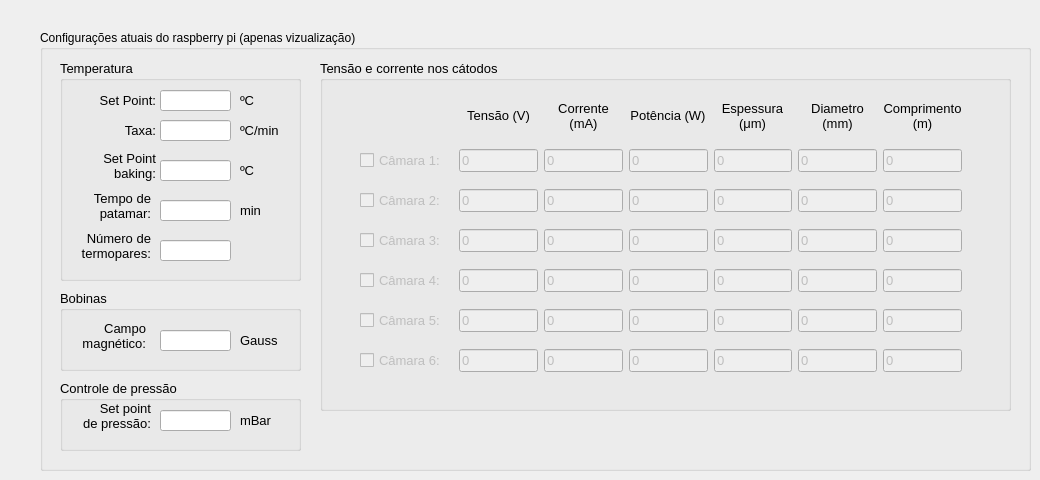
    <widget class="QWidget" name="tab">
     <attribute name="icon">
      <iconset>
       <normaloff>figuras/settings.png</normaloff>figuras/settings.png</iconset>
     </attribute>
     <attribute name="title">
      <string>Configurações atuais</string>
     </attribute>
     <widget class="QGroupBox" name="groupBox_6">
      <property name="enabled">
       <bool>true</bool>
      </property>
      <property name="geometry">
       <rect>
        <x>40</x>
        <y>30</y>
        <width>991</width>
        <height>441</height>
       </rect>
      </property>
      <property name="statusTip">
       <string/>
      </property>
      <property name="title">
       <string>Configurações atuais do raspberry pi (apenas vizualização)</string>
      </property>
      <widget class="QGroupBox" name="groupBox_10">
       <property name="geometry">
        <rect>
         <x>20</x>
         <y>350</y>
         <width>241</width>
         <height>71</height>
        </rect>
       </property>
       <property name="font">
        <font>
         <pointsize>10</pointsize>
        </font>
       </property>
       <property name="title">
        <string>Controle de pressão</string>
       </property>
       <widget class="QLineEdit" name="setPressao">
        <property name="geometry">
         <rect>
          <x>100</x>
          <y>30</y>
          <width>71</width>
          <height>21</height>
         </rect>
        </property>
        <property name="readOnly">
         <bool>true</bool>
        </property>
       </widget>
       <widget class="QLabel" name="label_30">
        <property name="geometry">
         <rect>
          <x>0</x>
          <y>20</y>
          <width>91</width>
          <height>31</height>
         </rect>
        </property>
        <property name="text">
         <string>Set point
 de pressão:</string>
        </property>
        <property name="alignment">
         <set>Qt::AlignRight|Qt::AlignTrailing|Qt::AlignVCenter</set>
        </property>
       </widget>
       <widget class="QLabel" name="label_32">
        <property name="geometry">
         <rect>
          <x>180</x>
          <y>30</y>
          <width>36</width>
          <height>21</height>
         </rect>
        </property>
        <property name="text">
         <string>mBar</string>
        </property>
        <property name="alignment">
         <set>Qt::AlignLeading|Qt::AlignLeft|Qt::AlignVCenter</set>
        </property>
       </widget>
      </widget>
      <widget class="QGroupBox" name="groupBox">
       <property name="geometry">
        <rect>
         <x>20</x>
         <y>30</y>
         <width>241</width>
         <height>221</height>
        </rect>
       </property>
       <property name="font">
        <font>
         <pointsize>10</pointsize>
        </font>
       </property>
       <property name="title">
        <string>Temperatura</string>
       </property>
       <widget class="QLabel" name="label">
        <property name="geometry">
         <rect>
          <x>35</x>
          <y>30</y>
          <width>61</width>
          <height>21</height>
         </rect>
        </property>
        <property name="text">
         <string>Set Point:</string>
        </property>
        <property name="alignment">
         <set>Qt::AlignRight|Qt::AlignTrailing|Qt::AlignVCenter</set>
        </property>
       </widget>
       <widget class="QLineEdit" name="SPtemp">
        <property name="geometry">
         <rect>
          <x>100</x>
          <y>30</y>
          <width>71</width>
          <height>21</height>
         </rect>
        </property>
        <property name="mouseTracking">
         <bool>true</bool>
        </property>
        <property name="frame">
         <bool>true</bool>
        </property>
        <property name="readOnly">
         <bool>true</bool>
        </property>
       </widget>
       <widget class="QLineEdit" name="taxatemp">
        <property name="geometry">
         <rect>
          <x>100</x>
          <y>60</y>
          <width>71</width>
          <height>21</height>
         </rect>
        </property>
        <property name="readOnly">
         <bool>true</bool>
        </property>
       </widget>
       <widget class="QLabel" name="label_2">
        <property name="geometry">
         <rect>
          <x>35</x>
          <y>60</y>
          <width>61</width>
          <height>21</height>
         </rect>
        </property>
        <property name="text">
         <string>Taxa:</string>
        </property>
        <property name="alignment">
         <set>Qt::AlignRight|Qt::AlignTrailing|Qt::AlignVCenter</set>
        </property>
       </widget>
       <widget class="QLabel" name="label_3">
        <property name="geometry">
         <rect>
          <x>180</x>
          <y>30</y>
          <width>20</width>
          <height>21</height>
         </rect>
        </property>
        <property name="text">
         <string>ºC</string>
        </property>
        <property name="alignment">
         <set>Qt::AlignLeading|Qt::AlignLeft|Qt::AlignVCenter</set>
        </property>
       </widget>
       <widget class="QLabel" name="label_4">
        <property name="geometry">
         <rect>
          <x>180</x>
          <y>60</y>
          <width>41</width>
          <height>21</height>
         </rect>
        </property>
        <property name="text">
         <string>ºC/min</string>
        </property>
        <property name="alignment">
         <set>Qt::AlignLeading|Qt::AlignLeft|Qt::AlignVCenter</set>
        </property>
       </widget>
       <widget class="QLineEdit" name="tempoPatamar">
        <property name="geometry">
         <rect>
          <x>100</x>
          <y>140</y>
          <width>71</width>
          <height>21</height>
         </rect>
        </property>
        <property name="readOnly">
         <bool>true</bool>
        </property>
       </widget>
       <widget class="QLabel" name="label_11">
        <property name="geometry">
         <rect>
          <x>30</x>
          <y>130</y>
          <width>61</width>
          <height>31</height>
         </rect>
        </property>
        <property name="text">
         <string>Tempo de
 patamar:</string>
        </property>
        <property name="alignment">
         <set>Qt::AlignRight|Qt::AlignTrailing|Qt::AlignVCenter</set>
        </property>
       </widget>
       <widget class="QLabel" name="label_12">
        <property name="geometry">
         <rect>
          <x>180</x>
          <y>140</y>
          <width>31</width>
          <height>21</height>
         </rect>
        </property>
        <property name="text">
         <string>min</string>
        </property>
        <property name="alignment">
         <set>Qt::AlignLeading|Qt::AlignLeft|Qt::AlignVCenter</set>
        </property>
       </widget>
       <widget class="QLabel" name="label_18">
        <property name="geometry">
         <rect>
          <x>20</x>
          <y>170</y>
          <width>71</width>
          <height>31</height>
         </rect>
        </property>
        <property name="text">
         <string>Número de
 termopares:</string>
        </property>
        <property name="alignment">
         <set>Qt::AlignRight|Qt::AlignTrailing|Qt::AlignVCenter</set>
        </property>
       </widget>
       <widget class="QLineEdit" name="N_termopares">
        <property name="geometry">
         <rect>
          <x>100</x>
          <y>180</y>
          <width>71</width>
          <height>21</height>
         </rect>
        </property>
        <property name="readOnly">
         <bool>true</bool>
        </property>
       </widget>
       <widget class="QLabel" name="label_19">
        <property name="geometry">
         <rect>
          <x>180</x>
          <y>100</y>
          <width>20</width>
          <height>21</height>
         </rect>
        </property>
        <property name="text">
         <string>ºC</string>
        </property>
        <property name="alignment">
         <set>Qt::AlignLeading|Qt::AlignLeft|Qt::AlignVCenter</set>
        </property>
       </widget>
       <widget class="QLabel" name="label_56">
        <property name="geometry">
         <rect>
          <x>35</x>
          <y>90</y>
          <width>61</width>
          <height>31</height>
         </rect>
        </property>
        <property name="text">
         <string>Set Point
baking:</string>
        </property>
        <property name="alignment">
         <set>Qt::AlignRight|Qt::AlignTrailing|Qt::AlignVCenter</set>
        </property>
       </widget>
       <widget class="QLineEdit" name="T_bak">
        <property name="geometry">
         <rect>
          <x>100</x>
          <y>100</y>
          <width>71</width>
          <height>21</height>
         </rect>
        </property>
        <property name="mouseTracking">
         <bool>true</bool>
        </property>
        <property name="frame">
         <bool>true</bool>
        </property>
        <property name="readOnly">
         <bool>true</bool>
        </property>
       </widget>
      </widget>
      <widget class="QGroupBox" name="groupBox_3">
       <property name="geometry">
        <rect>
         <x>20</x>
         <y>260</y>
         <width>241</width>
         <height>81</height>
        </rect>
       </property>
       <property name="font">
        <font>
         <pointsize>10</pointsize>
        </font>
       </property>
       <property name="title">
        <string>Bobinas</string>
       </property>
       <widget class="QLabel" name="label_8">
        <property name="geometry">
         <rect>
          <x>15</x>
          <y>30</y>
          <width>71</width>
          <height>31</height>
         </rect>
        </property>
        <property name="text">
         <string>Campo
magnético:</string>
        </property>
        <property name="alignment">
         <set>Qt::AlignRight|Qt::AlignTrailing|Qt::AlignVCenter</set>
        </property>
       </widget>
       <widget class="QLineEdit" name="CampoBobina">
        <property name="geometry">
         <rect>
          <x>100</x>
          <y>40</y>
          <width>71</width>
          <height>21</height>
         </rect>
        </property>
        <property name="readOnly">
         <bool>true</bool>
        </property>
       </widget>
       <widget class="QLabel" name="label_10">
        <property name="geometry">
         <rect>
          <x>180</x>
          <y>40</y>
          <width>41</width>
          <height>21</height>
         </rect>
        </property>
        <property name="text">
         <string>Gauss</string>
        </property>
        <property name="alignment">
         <set>Qt::AlignLeading|Qt::AlignLeft|Qt::AlignVCenter</set>
        </property>
       </widget>
      </widget>
      <widget class="QGroupBox" name="groupBox_2">
       <property name="enabled">
        <bool>true</bool>
       </property>
       <property name="geometry">
        <rect>
         <x>280</x>
         <y>30</y>
         <width>691</width>
         <height>351</height>
        </rect>
       </property>
       <property name="font">
        <font>
         <pointsize>10</pointsize>
        </font>
       </property>
       <property name="title">
        <string>Tensão e corrente nos cátodos</string>
       </property>
       <widget class="QCheckBox" name="camara1">
        <property name="enabled">
         <bool>false</bool>
        </property>
        <property name="geometry">
         <rect>
          <x>40</x>
          <y>90</y>
          <width>91</width>
          <height>21</height>
         </rect>
        </property>
        <property name="text">
         <string>Câmara 1:</string>
        </property>
        <property name="checkable">
         <bool>true</bool>
        </property>
       </widget>
       <widget class="QCheckBox" name="camara2">
        <property name="enabled">
         <bool>false</bool>
        </property>
        <property name="geometry">
         <rect>
          <x>40</x>
          <y>130</y>
          <width>91</width>
          <height>21</height>
         </rect>
        </property>
        <property name="text">
         <string>Câmara 2:</string>
        </property>
        <property name="checkable">
         <bool>true</bool>
        </property>
       </widget>
       <widget class="QCheckBox" name="camara3">
        <property name="enabled">
         <bool>false</bool>
        </property>
        <property name="geometry">
         <rect>
          <x>40</x>
          <y>170</y>
          <width>91</width>
          <height>21</height>
         </rect>
        </property>
        <property name="text">
         <string>Câmara 3:</string>
        </property>
        <property name="checkable">
         <bool>true</bool>
        </property>
       </widget>
       <widget class="QCheckBox" name="camara4">
        <property name="enabled">
         <bool>false</bool>
        </property>
        <property name="geometry">
         <rect>
          <x>40</x>
          <y>210</y>
          <width>91</width>
          <height>21</height>
         </rect>
        </property>
        <property name="text">
         <string>Câmara 4:</string>
        </property>
        <property name="checkable">
         <bool>true</bool>
        </property>
       </widget>
       <widget class="QCheckBox" name="camara5">
        <property name="enabled">
         <bool>false</bool>
        </property>
        <property name="geometry">
         <rect>
          <x>40</x>
          <y>250</y>
          <width>91</width>
          <height>21</height>
         </rect>
        </property>
        <property name="text">
         <string>Câmara 5:</string>
        </property>
        <property name="checkable">
         <bool>true</bool>
        </property>
       </widget>
       <widget class="QCheckBox" name="camara6">
        <property name="enabled">
         <bool>false</bool>
        </property>
        <property name="geometry">
         <rect>
          <x>40</x>
          <y>290</y>
          <width>91</width>
          <height>21</height>
         </rect>
        </property>
        <property name="text">
         <string>Câmara 6:</string>
        </property>
        <property name="checkable">
         <bool>true</bool>
        </property>
       </widget>
       <widget class="QFrame" name="C2">
        <property name="enabled">
         <bool>false</bool>
        </property>
        <property name="geometry">
         <rect>
          <x>130</x>
          <y>120</y>
          <width>521</width>
          <height>41</height>
         </rect>
        </property>
        <layout class="QHBoxLayout" name="horizontalLayout_2">
         <item>
          <widget class="QLineEdit" name="C2tensao">
           <property name="text">
            <string>0</string>
           </property>
           <property name="readOnly">
            <bool>true</bool>
           </property>
          </widget>
         </item>
         <item>
          <widget class="QLineEdit" name="C2corrente">
           <property name="text">
            <string>0</string>
           </property>
           <property name="readOnly">
            <bool>true</bool>
           </property>
          </widget>
         </item>
         <item>
          <widget class="QLineEdit" name="C2potencia">
           <property name="text">
            <string>0</string>
           </property>
           <property name="readOnly">
            <bool>true</bool>
           </property>
          </widget>
         </item>
         <item>
          <widget class="QLineEdit" name="C2dose">
           <property name="text">
            <string>0</string>
           </property>
           <property name="readOnly">
            <bool>true</bool>
           </property>
          </widget>
         </item>
         <item>
          <widget class="QLineEdit" name="C2_D">
           <property name="text">
            <string>0</string>
           </property>
           <property name="readOnly">
            <bool>true</bool>
           </property>
          </widget>
         </item>
         <item>
          <widget class="QLineEdit" name="C2_L">
           <property name="text">
            <string>0</string>
           </property>
           <property name="readOnly">
            <bool>true</bool>
           </property>
          </widget>
         </item>
        </layout>
       </widget>
       <widget class="QFrame" name="C3">
        <property name="enabled">
         <bool>false</bool>
        </property>
        <property name="geometry">
         <rect>
          <x>130</x>
          <y>160</y>
          <width>521</width>
          <height>41</height>
         </rect>
        </property>
        <layout class="QHBoxLayout" name="horizontalLayout_3">
         <item>
          <widget class="QLineEdit" name="C3tensao">
           <property name="text">
            <string>0</string>
           </property>
           <property name="readOnly">
            <bool>true</bool>
           </property>
          </widget>
         </item>
         <item>
          <widget class="QLineEdit" name="C3corrente">
           <property name="text">
            <string>0</string>
           </property>
           <property name="readOnly">
            <bool>true</bool>
           </property>
          </widget>
         </item>
         <item>
          <widget class="QLineEdit" name="C3potencia">
           <property name="text">
            <string>0</string>
           </property>
           <property name="readOnly">
            <bool>true</bool>
           </property>
          </widget>
         </item>
         <item>
          <widget class="QLineEdit" name="C3dose">
           <property name="text">
            <string>0</string>
           </property>
           <property name="readOnly">
            <bool>true</bool>
           </property>
          </widget>
         </item>
         <item>
          <widget class="QLineEdit" name="C3_D">
           <property name="text">
            <string>0</string>
           </property>
           <property name="readOnly">
            <bool>true</bool>
           </property>
          </widget>
         </item>
         <item>
          <widget class="QLineEdit" name="C3_L">
           <property name="text">
            <string>0</string>
           </property>
           <property name="readOnly">
            <bool>true</bool>
           </property>
          </widget>
         </item>
        </layout>
       </widget>
       <widget class="QFrame" name="C4">
        <property name="enabled">
         <bool>false</bool>
        </property>
        <property name="geometry">
         <rect>
          <x>130</x>
          <y>200</y>
          <width>521</width>
          <height>41</height>
         </rect>
        </property>
        <layout class="QHBoxLayout" name="horizontalLayout_4">
         <item>
          <widget class="QLineEdit" name="C4tensao">
           <property name="text">
            <string>0</string>
           </property>
           <property name="readOnly">
            <bool>true</bool>
           </property>
          </widget>
         </item>
         <item>
          <widget class="QLineEdit" name="C4corrente">
           <property name="text">
            <string>0</string>
           </property>
           <property name="readOnly">
            <bool>true</bool>
           </property>
          </widget>
         </item>
         <item>
          <widget class="QLineEdit" name="C4potencia">
           <property name="text">
            <string>0</string>
           </property>
           <property name="readOnly">
            <bool>true</bool>
           </property>
          </widget>
         </item>
         <item>
          <widget class="QLineEdit" name="C4dose">
           <property name="text">
            <string>0</string>
           </property>
           <property name="readOnly">
            <bool>true</bool>
           </property>
          </widget>
         </item>
         <item>
          <widget class="QLineEdit" name="C4_D">
           <property name="text">
            <string>0</string>
           </property>
           <property name="readOnly">
            <bool>true</bool>
           </property>
          </widget>
         </item>
         <item>
          <widget class="QLineEdit" name="C4_L">
           <property name="text">
            <string>0</string>
           </property>
           <property name="readOnly">
            <bool>true</bool>
           </property>
          </widget>
         </item>
        </layout>
       </widget>
       <widget class="QFrame" name="C5">
        <property name="enabled">
         <bool>false</bool>
        </property>
        <property name="geometry">
         <rect>
          <x>130</x>
          <y>240</y>
          <width>521</width>
          <height>41</height>
         </rect>
        </property>
        <layout class="QHBoxLayout" name="horizontalLayout_5">
         <item>
          <widget class="QLineEdit" name="C5tensao">
           <property name="text">
            <string>0</string>
           </property>
           <property name="readOnly">
            <bool>true</bool>
           </property>
          </widget>
         </item>
         <item>
          <widget class="QLineEdit" name="C5corrente">
           <property name="text">
            <string>0</string>
           </property>
           <property name="readOnly">
            <bool>true</bool>
           </property>
          </widget>
         </item>
         <item>
          <widget class="QLineEdit" name="C5potencia">
           <property name="text">
            <string>0</string>
           </property>
           <property name="readOnly">
            <bool>true</bool>
           </property>
          </widget>
         </item>
         <item>
          <widget class="QLineEdit" name="C5dose">
           <property name="text">
            <string>0</string>
           </property>
           <property name="readOnly">
            <bool>true</bool>
           </property>
          </widget>
         </item>
         <item>
          <widget class="QLineEdit" name="C5_D">
           <property name="text">
            <string>0</string>
           </property>
           <property name="readOnly">
            <bool>true</bool>
           </property>
          </widget>
         </item>
         <item>
          <widget class="QLineEdit" name="C5_L">
           <property name="text">
            <string>0</string>
           </property>
           <property name="readOnly">
            <bool>true</bool>
           </property>
          </widget>
         </item>
        </layout>
       </widget>
       <widget class="QFrame" name="C6">
        <property name="enabled">
         <bool>false</bool>
        </property>
        <property name="geometry">
         <rect>
          <x>130</x>
          <y>280</y>
          <width>521</width>
          <height>41</height>
         </rect>
        </property>
        <layout class="QHBoxLayout" name="horizontalLayout_6">
         <item>
          <widget class="QLineEdit" name="C6tensao">
           <property name="text">
            <string>0</string>
           </property>
           <property name="readOnly">
            <bool>true</bool>
           </property>
          </widget>
         </item>
         <item>
          <widget class="QLineEdit" name="C6corrente">
           <property name="text">
            <string>0</string>
           </property>
           <property name="readOnly">
            <bool>true</bool>
           </property>
          </widget>
         </item>
         <item>
          <widget class="QLineEdit" name="C6potencia">
           <property name="text">
            <string>0</string>
           </property>
           <property name="readOnly">
            <bool>true</bool>
           </property>
          </widget>
         </item>
         <item>
          <widget class="QLineEdit" name="C6dose">
           <property name="text">
            <string>0</string>
           </property>
           <property name="readOnly">
            <bool>true</bool>
           </property>
          </widget>
         </item>
         <item>
          <widget class="QLineEdit" name="C6_D">
           <property name="text">
            <string>0</string>
           </property>
           <property name="readOnly">
            <bool>true</bool>
           </property>
          </widget>
         </item>
         <item>
          <widget class="QLineEdit" name="C6_L">
           <property name="text">
            <string>0</string>
           </property>
           <property name="readOnly">
            <bool>true</bool>
           </property>
          </widget>
         </item>
        </layout>
       </widget>
       <widget class="QFrame" name="horizontalFrame">
        <property name="geometry">
         <rect>
          <x>130</x>
          <y>30</y>
          <width>521</width>
          <height>51</height>
         </rect>
        </property>
        <layout class="QHBoxLayout" name="horizontalLayout_7">
         <item>
          <widget class="QLabel" name="label_6">
           <property name="text">
            <string>Tensão (V)</string>
           </property>
           <property name="alignment">
            <set>Qt::AlignCenter</set>
           </property>
          </widget>
         </item>
         <item>
          <widget class="QLabel" name="label_5">
           <property name="text">
            <string>Corrente
(mA)</string>
           </property>
           <property name="alignment">
            <set>Qt::AlignCenter</set>
           </property>
          </widget>
         </item>
         <item>
          <widget class="QLabel" name="label_9">
           <property name="text">
            <string>Potência (W)</string>
           </property>
           <property name="alignment">
            <set>Qt::AlignCenter</set>
           </property>
          </widget>
         </item>
         <item>
          <widget class="QLabel" name="label_7">
           <property name="text">
            <string>Espessura
(μm)</string>
           </property>
           <property name="alignment">
            <set>Qt::AlignCenter</set>
           </property>
          </widget>
         </item>
         <item>
          <widget class="QLabel" name="label_13">
           <property name="text">
            <string>Diametro
(mm)</string>
           </property>
           <property name="alignment">
            <set>Qt::AlignCenter</set>
           </property>
          </widget>
         </item>
         <item>
          <widget class="QLabel" name="label_16">
           <property name="text">
            <string>Comprimento
(m)</string>
           </property>
           <property name="alignment">
            <set>Qt::AlignCenter</set>
           </property>
          </widget>
         </item>
        </layout>
       </widget>
       <widget class="QFrame" name="C1">
        <property name="enabled">
         <bool>false</bool>
        </property>
        <property name="geometry">
         <rect>
          <x>130</x>
          <y>80</y>
          <width>521</width>
          <height>41</height>
         </rect>
        </property>
        <layout class="QHBoxLayout" name="horizontalLayout">
         <item>
          <widget class="QLineEdit" name="C1tensao">
           <property name="text">
            <string>0</string>
           </property>
           <property name="readOnly">
            <bool>true</bool>
           </property>
          </widget>
         </item>
         <item>
          <widget class="QLineEdit" name="C1corrente">
           <property name="text">
            <string>0</string>
           </property>
           <property name="readOnly">
            <bool>true</bool>
           </property>
          </widget>
         </item>
         <item>
          <widget class="QLineEdit" name="C1potencia">
           <property name="text">
            <string>0</string>
           </property>
           <property name="readOnly">
            <bool>true</bool>
           </property>
          </widget>
         </item>
         <item>
          <widget class="QLineEdit" name="C1dose">
           <property name="text">
            <string>0</string>
           </property>
           <property name="readOnly">
            <bool>true</bool>
           </property>
          </widget>
         </item>
         <item>
          <widget class="QLineEdit" name="C1_D">
           <property name="text">
            <string>0</string>
           </property>
           <property name="readOnly">
            <bool>true</bool>
           </property>
          </widget>
         </item>
         <item>
          <widget class="QLineEdit" name="C1_L">
           <property name="text">
            <string>0</string>
           </property>
           <property name="readOnly">
            <bool>true</bool>
           </property>
          </widget>
         </item>
        </layout>
       </widget>
      </widget>
     </widget>
    </widget>
